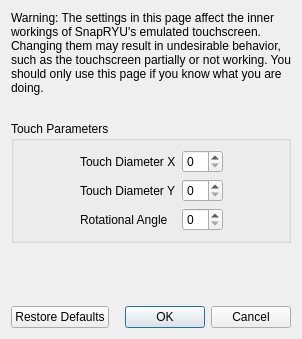
<?xml version="1.0" encoding="UTF-8"?>
<ui version="4.0">
 <class>ConfigureTouchscreenAdvanced</class>
 <widget class="QDialog" name="ConfigureTouchscreenAdvanced">
  <property name="geometry">
   <rect>
    <x>0</x>
    <y>0</y>
    <width>298</width>
    <height>339</height>
   </rect>
  </property>
  <property name="windowTitle">
   <string>Configure Touchscreen</string>
  </property>
  <layout class="QVBoxLayout" name="verticalLayout">
   <item>
    <widget class="QLabel" name="label_2">
     <property name="minimumSize">
      <size>
       <width>280</width>
       <height>0</height>
      </size>
     </property>
     <property name="text">
      <string>Warning: The settings in this page affect the inner workings of SnapRYU's emulated touchscreen. Changing them may result in undesirable behavior, such as the touchscreen partially or not working. You should only use this page if you know what you are doing.</string>
     </property>
     <property name="wordWrap">
      <bool>true</bool>
     </property>
    </widget>
   </item>
   <item>
    <spacer name="verticalSpacer_2">
     <property name="orientation">
      <enum>Qt::Vertical</enum>
     </property>
     <property name="sizeType">
      <enum>QSizePolicy::Fixed</enum>
     </property>
     <property name="sizeHint" stdset="0">
      <size>
       <width>20</width>
       <height>20</height>
      </size>
     </property>
    </spacer>
   </item>
   <item>
    <widget class="QGroupBox" name="gridGroupBox">
     <property name="title">
      <string>Touch Parameters</string>
     </property>
     <layout class="QGridLayout" name="gridLayout">
      <item row="0" column="0">
       <spacer name="horizontalSpacer">
        <property name="orientation">
         <enum>Qt::Horizontal</enum>
        </property>
        <property name="sizeHint" stdset="0">
         <size>
          <width>40</width>
          <height>20</height>
         </size>
        </property>
       </spacer>
      </item>
      <item row="1" column="1">
       <widget class="QLabel" name="label_4">
        <property name="text">
         <string>Touch Diameter Y</string>
        </property>
       </widget>
      </item>
      <item row="0" column="3">
       <spacer name="horizontalSpacer_2">
        <property name="orientation">
         <enum>Qt::Horizontal</enum>
        </property>
        <property name="sizeHint" stdset="0">
         <size>
          <width>40</width>
          <height>20</height>
         </size>
        </property>
       </spacer>
      </item>
      <item row="0" column="1">
       <widget class="QLabel" name="label_3">
        <property name="text">
         <string>Touch Diameter X</string>
        </property>
       </widget>
      </item>
      <item row="2" column="1">
       <widget class="QLabel" name="label_5">
        <property name="text">
         <string>Rotational Angle</string>
        </property>
       </widget>
      </item>
      <item row="0" column="2">
       <widget class="QSpinBox" name="diameter_x_box"/>
      </item>
      <item row="1" column="2">
       <widget class="QSpinBox" name="diameter_y_box"/>
      </item>
      <item row="2" column="2">
       <widget class="QSpinBox" name="angle_box"/>
      </item>
     </layout>
    </widget>
   </item>
   <item>
    <spacer name="verticalSpacer">
     <property name="orientation">
      <enum>Qt::Vertical</enum>
     </property>
     <property name="sizeHint" stdset="0">
      <size>
       <width>20</width>
       <height>40</height>
      </size>
     </property>
    </spacer>
   </item>
   <item>
    <layout class="QHBoxLayout" name="horizontalLayout">
     <item>
      <widget class="QPushButton" name="restore_defaults_button">
       <property name="text">
        <string>Restore Defaults</string>
       </property>
      </widget>
     </item>
     <item>
      <widget class="QDialogButtonBox" name="buttonBox">
       <property name="standardButtons">
        <set>QDialogButtonBox::Cancel|QDialogButtonBox::Ok</set>
       </property>
      </widget>
     </item>
    </layout>
   </item>
  </layout>
 </widget>
 <resources/>
 <connections>
  <connection>
   <sender>buttonBox</sender>
   <signal>accepted()</signal>
   <receiver>ConfigureTouchscreenAdvanced</receiver>
   <slot>accept()</slot>
  </connection>
  <connection>
   <sender>buttonBox</sender>
   <signal>rejected()</signal>
   <receiver>ConfigureTouchscreenAdvanced</receiver>
   <slot>reject()</slot>
   </connection>
 </connections>
</ui>
